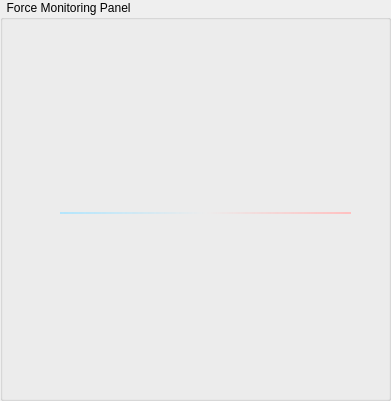
   <widget class="QGroupBox" name="force_monitoring_panel">
    <property name="geometry">
     <rect>
      <x>840</x>
      <y>20</y>
      <width>391</width>
      <height>401</height>
     </rect>
    </property>
    <property name="title">
     <string>  Force Monitoring Panel</string>
    </property>
    <property name="flat">
     <bool>false</bool>
    </property>
    <property name="checkable">
     <bool>false</bool>
    </property>
    <widget class="Line" name="line_19">
     <property name="geometry">
      <rect>
       <x>60</x>
       <y>212</y>
       <width>291</width>
       <height>2</height>
      </rect>
     </property>
     <property name="styleSheet">
      <string notr="true">    border: none;
    background: qlineargradient(spread:pad, x1:0, x2:1, stop:0 rgba(179, 229, 252, 1), stop:0.5 rgba(0, 0, 0, 0), stop:1 rgba(255, 192, 192, 1));</string>
     </property>
     <property name="orientation">
      <enum>Qt::Horizontal</enum>
     </property>
    </widget>
    <widget class="QFrame" name="force_val_1_graph">
     <property name="geometry">
      <rect>
       <x>10</x>
       <y>30</y>
       <width>371</width>
       <height>184</height>
      </rect>
     </property>
     <property name="sizePolicy">
      <sizepolicy hsizetype="Preferred" vsizetype="Preferred">
       <horstretch>0</horstretch>
       <verstretch>0</verstretch>
      </sizepolicy>
     </property>
     <property name="autoFillBackground">
      <bool>false</bool>
     </property>
     <property name="styleSheet">
      <string notr="true">background-color: rgba(0, 0, 0, 0); /* Fully transparent background */
    border: none; /* No border */</string>
     </property>
     <property name="frameShape">
      <enum>QFrame::NoFrame</enum>
     </property>
     <property name="frameShadow">
      <enum>QFrame::Raised</enum>
     </property>
     <property name="lineWidth">
      <number>0</number>
     </property>
    </widget>
    <widget class="QFrame" name="force_val_2_graph">
     <property name="geometry">
      <rect>
       <x>10</x>
       <y>213</y>
       <width>371</width>
       <height>186</height>
      </rect>
     </property>
     <property name="styleSheet">
      <string notr="true">background-color: rgba(0, 0, 0, 0); /* Fully transparent background */
    border: none; /* No border */</string>
     </property>
     <property name="frameShape">
      <enum>QFrame::StyledPanel</enum>
     </property>
     <property name="frameShadow">
      <enum>QFrame::Raised</enum>
     </property>
    </widget>
    <zorder>force_val_1_graph</zorder>
    <zorder>force_val_2_graph</zorder>
    <zorder>line_19</zorder>
   </widget>
